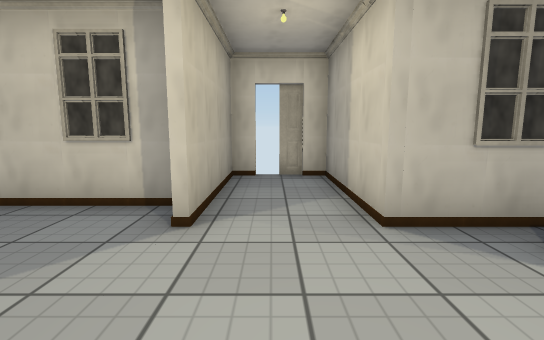
View 1 (above)

17 first-person views from a walk through a 3-D level made in the Unity game engine. The camera is 1.2 m above the floor, tilts 8° down and sees 85° across. The floor is counted in squares, 1 m on a side. Each view is taken from the middle of a square. On the plan, view 1 faces up. The plan holds only what a view shows up to about 13 squares ahead; the rest is blank. The place goes on beyond the plan. The player character is not drawn. Some surface patterns are stand-ins.

View 2
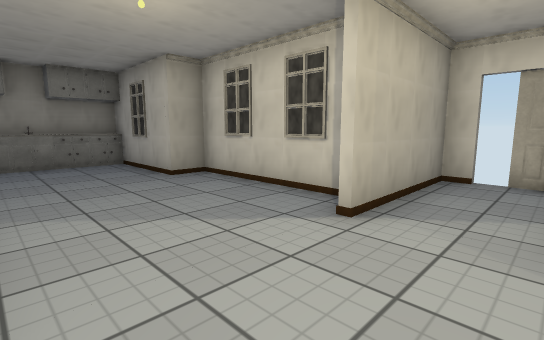

View 3
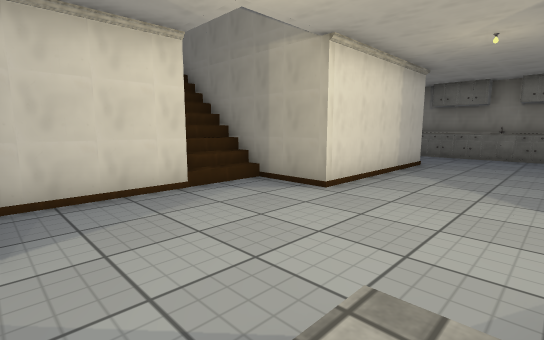

View 4
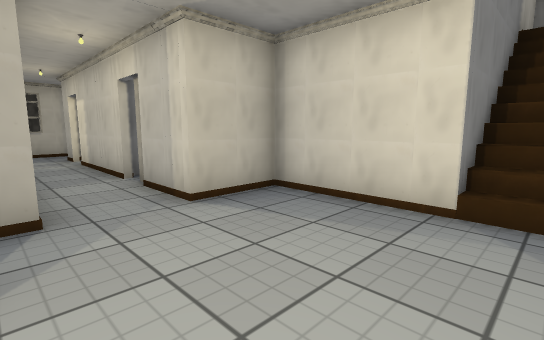

View 5
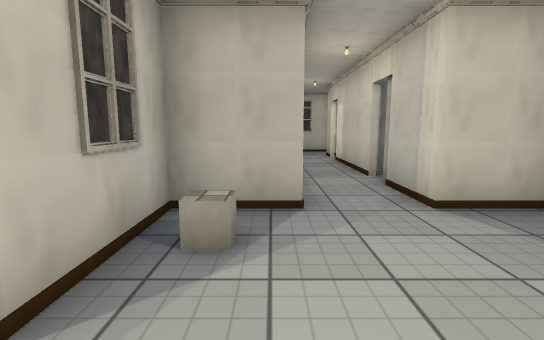

View 6
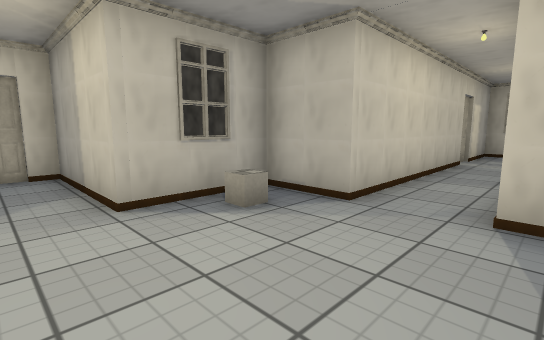

View 7
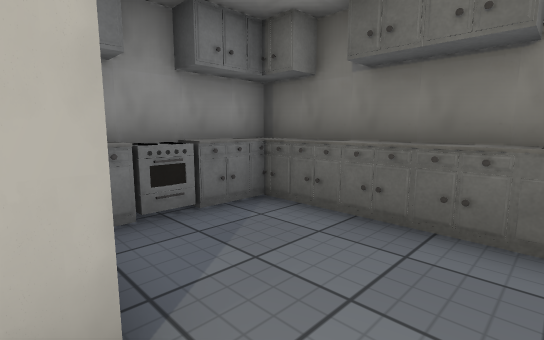

View 8
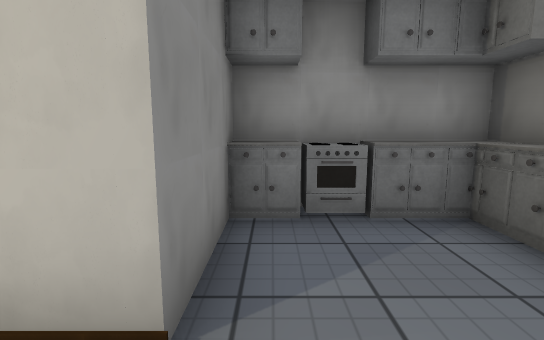

View 9
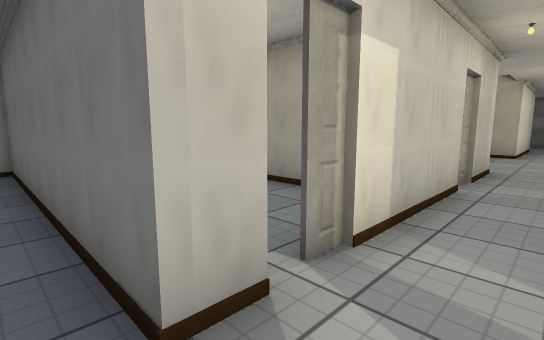

View 10
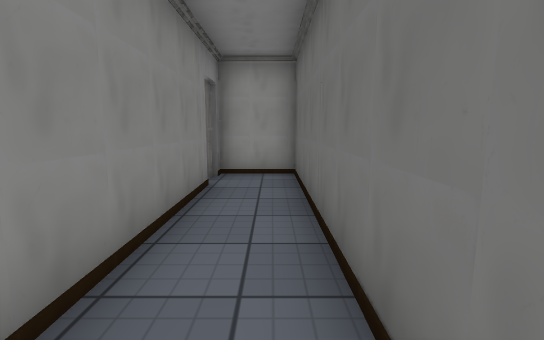

View 11
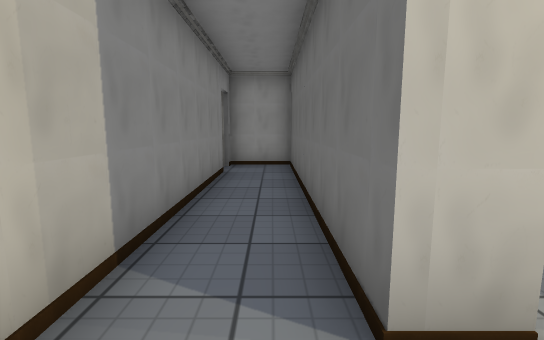

View 12
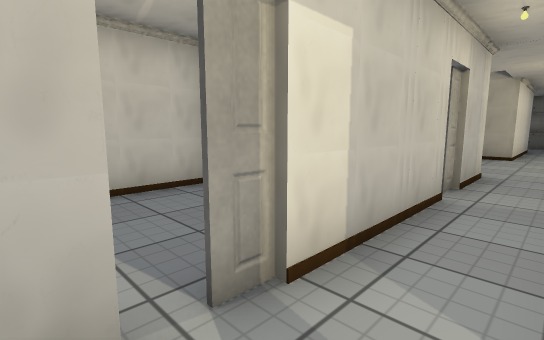

View 13
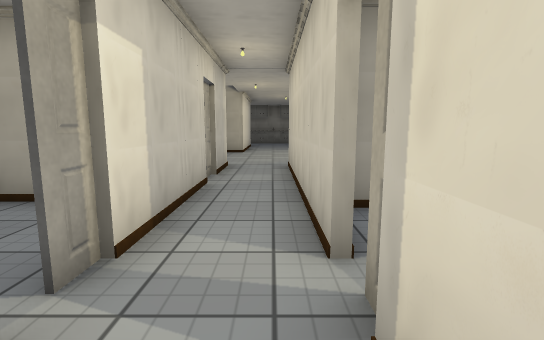

View 14
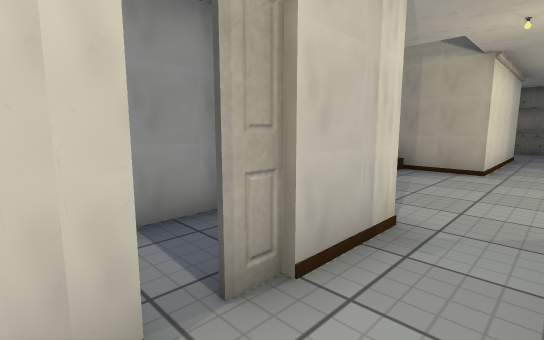

View 15
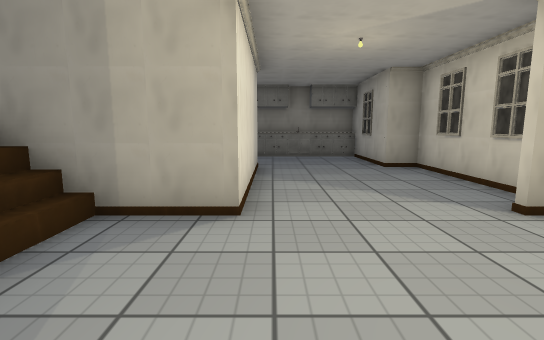

View 16
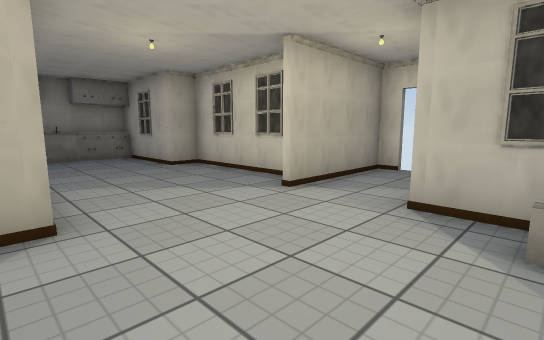

View 17
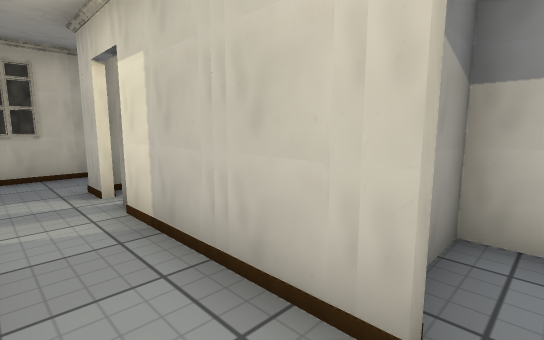

### Floor plan
Ten units are one square. View 1 is at (0, 0); x grows to the right and y downward. Boxes are objects, and circles mark ways between rooms. Rooms are numbered by the first view taken in them; rooms with no view inside come last. Other rooms are left out.
<svg viewBox="-110 -85 275 179">
<path fill="none" stroke="#000" d="M-15 -45 -62 -45 -62 -35 -102 -35M10 25 44 25 44 5 69 5M-4 -75 -10 -75 -10 -35M74 5 120 5M-102 35 -64 35 -64 5 -10 5 -10 24M115 -15 44 -15 44 -35 14 -35 14 -75 1 -75M125 5 134 5M154 -5 154 -15 119 -15M5 35 10 35M134 5 134 89 154 89 154 79M154 74 154 -5M92 29 92 40M95 47 115 47M55 27 78 27 78 8"/>
<rect x="-105" y="25" width="20" height="10" fill="#bbb"><title>other object</title></rect>
<rect x="-105" y="15" width="10" height="10" fill="#bbb"><title>other object</title></rect>
<rect x="-105" y="5" width="10" height="10" fill="#bbb"><title>other object</title></rect>
<rect x="-105" y="-5" width="10" height="10" fill="#bbb"><title>other object</title></rect>
<rect x="-105" y="-15" width="10" height="10" fill="#bbb"><title>other object</title></rect>
<rect x="-105" y="-25" width="10" height="10" fill="#bbb"><title>other object</title></rect>
<rect x="-105" y="-35" width="10" height="10" fill="#bbb"><title>other object</title></rect>
<rect x="-85" y="25" width="10" height="10" fill="#bbb"><title>other object</title></rect>
<rect x="-75" y="25" width="10" height="10" fill="#bbb"><title>other object</title></rect>
<circle cx="140" cy="0" r="3" fill="#2a7"/>
<circle cx="120" cy="10" r="3" fill="#2a7"/>
<circle cx="70" cy="10" r="3" fill="#2a7"/>
<text x="-10" y="-10">1</text>
<text x="140" y="40">2</text>
<text x="110" y="30">3</text>
<text x="60" y="20">4</text>
</svg>
Room 1 opens to room 2. Room 1 opens to room 3. Room 1 opens to room 4.

Where each view was taken, in squares from view 1:
view 1: 0 up, 0 right, facing up
view 2: 0 up, 1 right, facing up-left
view 3: 3 up, 4 right, facing down-left
view 4: 2 up, 0 right, facing down-right
view 5: 2 up, 0 right, facing right
view 6: 1 down, 0 right, facing up-right
view 7: 1 up, 6 left, facing down-left
view 8: 1 up, 7 left, facing down
view 9: 1 up, 14 right, facing down-left
view 10: 1 down, 14 right, facing down
view 11: 1 up, 14 right, facing down
view 12: 1 up, 13 right, facing down-left
view 13: 1 up, 14 right, facing left
view 14: 1 up, 8 right, facing down-left
view 15: 0 up, 3 right, facing left
view 16: 1 down, 3 right, facing up-left
view 17: 1 up, 7 right, facing down-right
